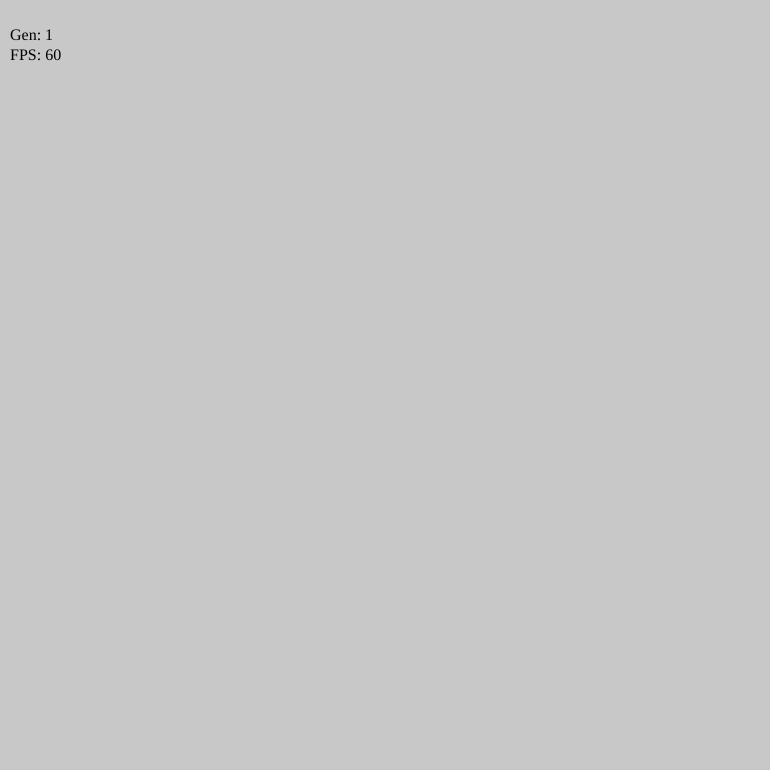
Frame 1 (no input)
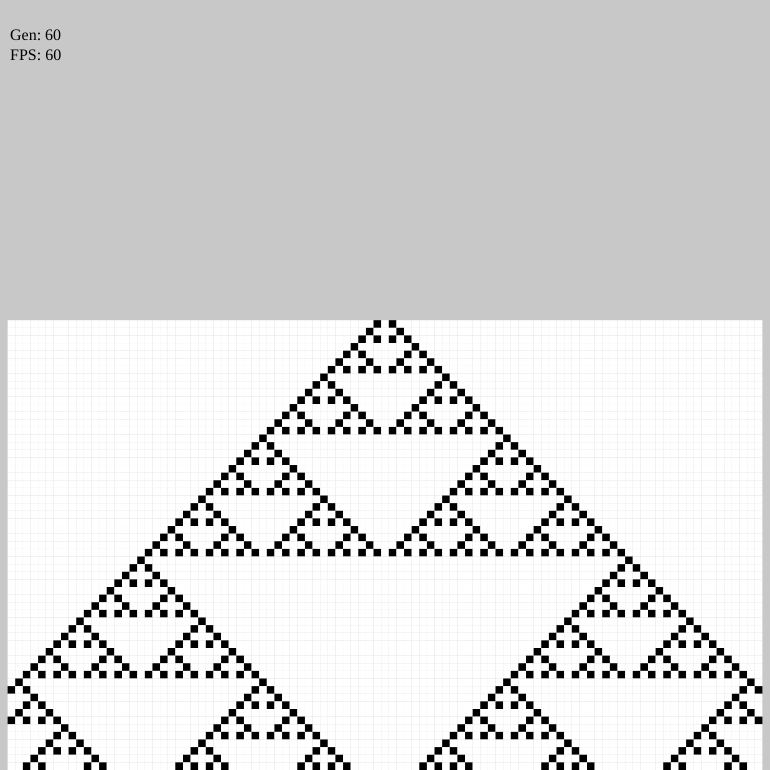
Frame 60 (no input)
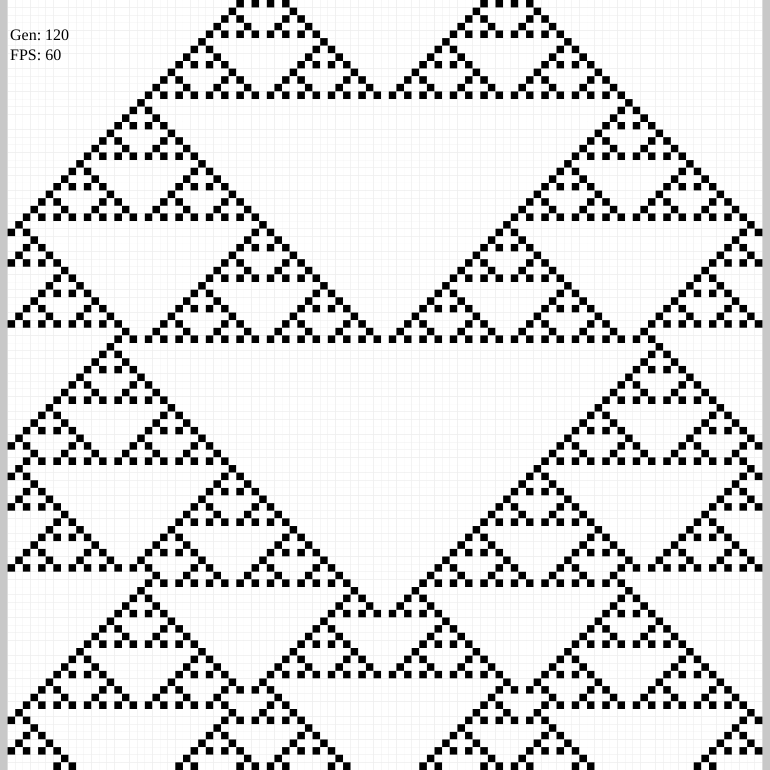
Frame 120 (the mouse pressed at the canvas centre since frame 60)

The p5.js sketch that drew these frames (run headless with seeded random() and noise() and a simulated clock; from frame 60 on, the mouse is pressed at the canvas centre):

// p5.js sketch
// ── sketch.js
var canvasW = 770;
var canvasH = 770;

var cellRow = [];
var cellHistory = []; // To be a 2D array in setup
var gen = 0;
var rowsOfCells = 0;
var scrollY = canvasH;

var cols = 101;
var cellW = canvasW / cols;
var rows = canvasH / cellW

var reachedTop = false;

var genCounter; // to be displayed on page

//var ruleset = [0, 0, 0, 1, 1, 1, 1, 0]; // rule 30
var ruleset = [0, 1, 0, 1, 1, 0, 1, 0]; // rule 90
//var ruleset = [1, 0, 0, 1, 0, 1, 1, 0]; // rule 150
//var ruleset = [1, 0, 1, 1, 1, 1, 0, 0]; // rule 188
//var ruleset = [1, 0, 0, 1, 0, 1, 1, 1]; // rule 151 (cool)

function setup() {
  var cnv = createCanvas(canvasW, canvasH);
  noStroke();
  frameRate(60);

  // initialise first row of cells
  for (var i = 0; i < cols; i++) {
    cellRow[i] = 0;
  }
  cellRow[floor(cols / 2)] = 1;

  // initilise 2d array of all cells with first row of cells
  cellHistory[0] = cellRow; // 2D array of cells

  genCounter = createP("Gen: 0").position(10, 10);
  frameDisplay = createP("FPS: 0").position(10, 30);
}

function draw() {
  //if (gen < 200) {
    background(200);
    drawCells();
    deleteRow(gen); // delete row that is offscreen to keep performance stable

    // keep going for x generations
    generate(); // generate next row of cells
    genCounter.html("Gen: " + gen); // displays generation count
    frameDisplay.html("FPS: " + getFrameRate().toFixed(0));
  //}
}

function drawCells() {
  // draw the row of cells
  for (var row = 0; row < cellHistory.length; row++) {
    for (var col = 1; col < cols - 1; col++) { // don't check edge cells
      if (cellHistory[row][col] == 1) {
        fill(0);
      } else {
        fill(255);
      }
      rect(cellW * col, scrollY + (cellW * row), cellW, cellW);
    }
  }
}

function deleteRow(rowIndex) {
  var maxRows = (canvasH / cellW) + 1;
  if (cellHistory.length >= maxRows && cellHistory.length > 0) {
    reachedTop = true;
    cellHistory.splice(0, 1);
    rowsOfCells--;
  }
}

function generate() {
  var newCells = [];
  for (var i = 0; i < cols; i++) {
    // change each cell colour based on rules
    newCells[i] = nextGen(cellRow[i - 1], cellRow[i], cellRow[i + 1]);
  }
  cellRow = newCells;
  cellHistory[rowsOfCells] = cellRow;

  rowsOfCells++;
  gen++;
  if (!reachedTop) scrollY -= cellW; // move the top of the pattern up by one cell height
}

function nextGen(left, self, right) {
  var index = (4*left + 2*self + right);
  if (index >= 0 && index <= 7) {
    return ruleset[7 - index];
  } else {
    return 0; // if cell only has 1 neighbour (on edge) make it white
  }
}

// ── main.css
* {
  margin: 0;
  padding: 0;
}

html, body {
    height: 100%;
}

body {
  margin: auto;
  display: flex;
  justify-content: center;
  align-items: center;
}

canvas {
  top: 50%;
}
